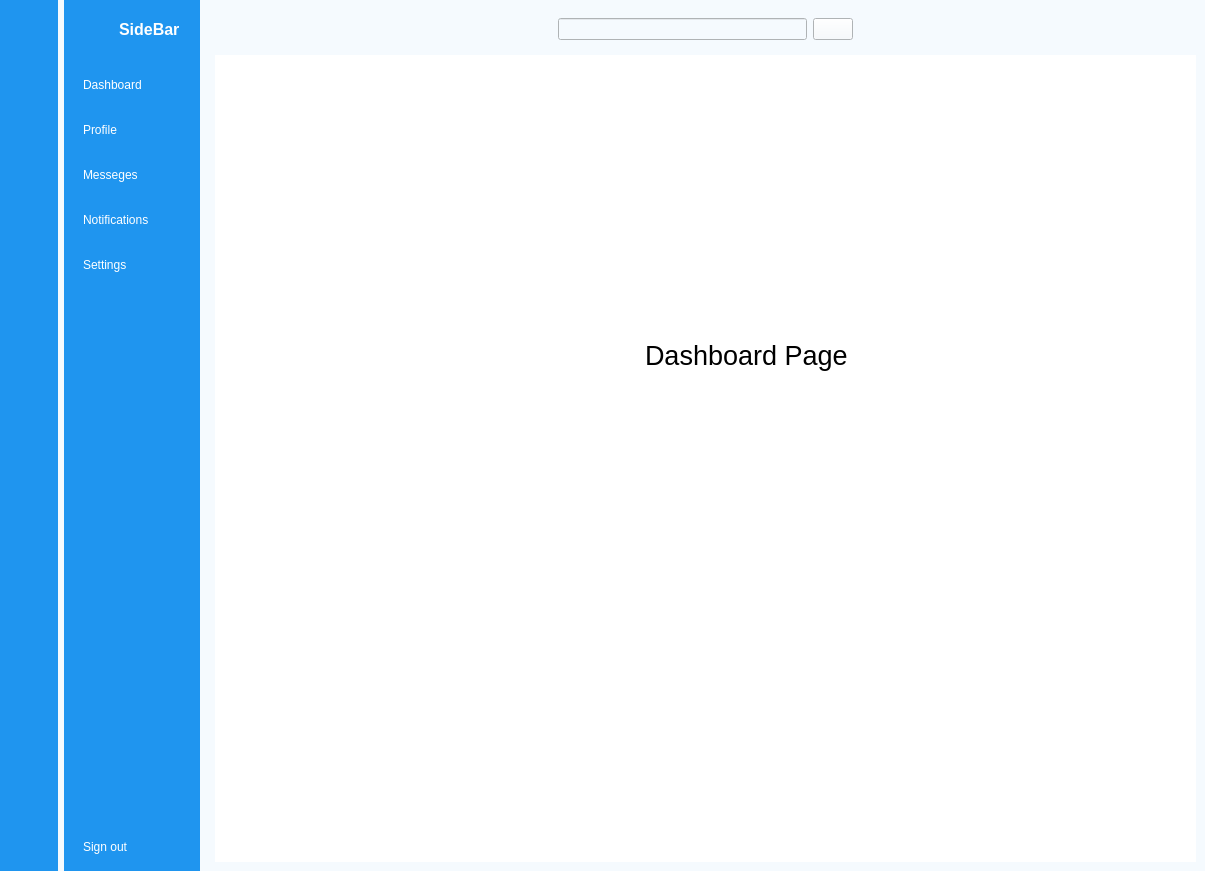
<?xml version="1.0" encoding="UTF-8"?>
<ui version="4.0">
 <class>MainWindow</class>
 <widget class="QMainWindow" name="MainWindow">
  <property name="geometry">
   <rect>
    <x>0</x>
    <y>0</y>
    <width>1205</width>
    <height>871</height>
   </rect>
  </property>
  <property name="windowTitle">
   <string>MainWindow</string>
  </property>
  <property name="styleSheet">
   <string notr="true">background-color: rgb(245, 250, 254);</string>
  </property>
  <widget class="QWidget" name="centralwidget">
   <layout class="QGridLayout" name="gridLayout">
    <property name="leftMargin">
     <number>0</number>
    </property>
    <property name="topMargin">
     <number>0</number>
    </property>
    <property name="rightMargin">
     <number>0</number>
    </property>
    <property name="bottomMargin">
     <number>0</number>
    </property>
    <property name="spacing">
     <number>6</number>
    </property>
    <item row="0" column="0">
     <widget class="QWidget" name="icon_only_widget" native="true">
      <property name="styleSheet">
       <string notr="true">QWidget{
	background-color: rgb(31, 149, 239);
}

QPushButton{
	color: white;
	height: 30px;
	border: none;
	border-radius: 10px;
}

QPushButton:checked{
	background-color: rgb(245, 250, 254);
	color: #1F95EF;
	font-weight: bold;
}</string>
      </property>
      <layout class="QVBoxLayout" name="verticalLayout_3">
       <item>
        <layout class="QHBoxLayout" name="horizontalLayout_3">
         <item>
          <widget class="QLabel" name="label">
           <property name="minimumSize">
            <size>
             <width>40</width>
             <height>40</height>
            </size>
           </property>
           <property name="maximumSize">
            <size>
             <width>40</width>
             <height>40</height>
            </size>
           </property>
           <property name="text">
            <string/>
           </property>
           <property name="pixmap">
            <pixmap resource="resource.qrc">:/images/profile_pic.png</pixmap>
           </property>
           <property name="scaledContents">
            <bool>true</bool>
           </property>
          </widget>
         </item>
        </layout>
       </item>
       <item>
        <layout class="QVBoxLayout" name="verticalLayout">
         <property name="spacing">
          <number>15</number>
         </property>
         <property name="topMargin">
          <number>15</number>
         </property>
         <item>
          <widget class="QPushButton" name="dashboard_1">
           <property name="text">
            <string/>
           </property>
           <property name="icon">
            <iconset resource="resource.qrc">
             <normaloff>:/images/dashboard_white.png</normaloff>
             <normalon>:/images/dashboard.png</normalon>:/images/dashboard_white.png</iconset>
           </property>
           <property name="checkable">
            <bool>true</bool>
           </property>
           <property name="autoExclusive">
            <bool>true</bool>
           </property>
          </widget>
         </item>
         <item>
          <widget class="QPushButton" name="profile_1">
           <property name="text">
            <string/>
           </property>
           <property name="icon">
            <iconset resource="resource.qrc">
             <normaloff>:/images/profile_white.png</normaloff>
             <normalon>:/images/profile.png</normalon>:/images/profile_white.png</iconset>
           </property>
           <property name="checkable">
            <bool>true</bool>
           </property>
           <property name="autoExclusive">
            <bool>true</bool>
           </property>
          </widget>
         </item>
         <item>
          <widget class="QPushButton" name="messeges_1">
           <property name="text">
            <string/>
           </property>
           <property name="icon">
            <iconset resource="resource.qrc">
             <normaloff>:/images/messages_white.png</normaloff>
             <normalon>:/images/messages.png</normalon>:/images/messages_white.png</iconset>
           </property>
           <property name="checkable">
            <bool>true</bool>
           </property>
           <property name="autoExclusive">
            <bool>true</bool>
           </property>
          </widget>
         </item>
         <item>
          <widget class="QPushButton" name="notifications_1">
           <property name="text">
            <string/>
           </property>
           <property name="icon">
            <iconset resource="resource.qrc">
             <normaloff>:/images/notifications_white.png</normaloff>
             <normalon>:/images/notifications.png</normalon>:/images/notifications_white.png</iconset>
           </property>
           <property name="checkable">
            <bool>true</bool>
           </property>
           <property name="autoExclusive">
            <bool>true</bool>
           </property>
          </widget>
         </item>
         <item>
          <widget class="QPushButton" name="settings_1">
           <property name="text">
            <string/>
           </property>
           <property name="icon">
            <iconset resource="resource.qrc">
             <normaloff>:/images/settings_white.png</normaloff>
             <normalon>:/images/settings.png</normalon>:/images/settings_white.png</iconset>
           </property>
           <property name="checkable">
            <bool>true</bool>
           </property>
           <property name="autoExclusive">
            <bool>true</bool>
           </property>
          </widget>
         </item>
        </layout>
       </item>
       <item>
        <spacer name="verticalSpacer">
         <property name="orientation">
          <enum>Qt::Vertical</enum>
         </property>
         <property name="sizeHint" stdset="0">
          <size>
           <width>20</width>
           <height>534</height>
          </size>
         </property>
        </spacer>
       </item>
       <item>
        <widget class="QPushButton" name="pushButton_6">
         <property name="text">
          <string/>
         </property>
         <property name="icon">
          <iconset resource="resource.qrc">
           <normaloff>:/images/log_out_white.png</normaloff>:/images/log_out_white.png</iconset>
         </property>
         <property name="checkable">
          <bool>true</bool>
         </property>
        </widget>
       </item>
      </layout>
     </widget>
    </item>
    <item row="0" column="1">
     <widget class="QWidget" name="icon_name_widget" native="true">
      <property name="styleSheet">
       <string notr="true">QWidget{
	background-color: rgb(31, 149, 239);
	color: white;
}

QPushButton{
	color: white;
	text-align: left;
	height: 30px;
	border: none;
	padding-left: 10px;
	border-top-left-radius: 10px;
	border-bottom-left-radius: 10px;
}

QPushButton:checked{
	
	background-color: rgb(245, 250, 254);
	color: #1F95EF;
	font-weight: bold;
}</string>
      </property>
      <layout class="QVBoxLayout" name="verticalLayout_4">
       <property name="rightMargin">
        <number>0</number>
       </property>
       <item>
        <layout class="QHBoxLayout" name="horizontalLayout_2">
         <property name="rightMargin">
          <number>20</number>
         </property>
         <item>
          <widget class="QLabel" name="label_2">
           <property name="minimumSize">
            <size>
             <width>40</width>
             <height>40</height>
            </size>
           </property>
           <property name="maximumSize">
            <size>
             <width>40</width>
             <height>40</height>
            </size>
           </property>
           <property name="text">
            <string/>
           </property>
           <property name="pixmap">
            <pixmap resource="resource.qrc">:/images/profile_pic.png</pixmap>
           </property>
           <property name="scaledContents">
            <bool>true</bool>
           </property>
          </widget>
         </item>
         <item>
          <widget class="QLabel" name="label_3">
           <property name="font">
            <font>
             <pointsize>12</pointsize>
             <weight>75</weight>
             <bold>true</bold>
            </font>
           </property>
           <property name="text">
            <string>SideBar</string>
           </property>
          </widget>
         </item>
        </layout>
       </item>
       <item>
        <layout class="QVBoxLayout" name="verticalLayout_2">
         <property name="spacing">
          <number>15</number>
         </property>
         <property name="topMargin">
          <number>15</number>
         </property>
         <item>
          <widget class="QPushButton" name="dashboard_2">
           <property name="text">
            <string>Dashboard</string>
           </property>
           <property name="icon">
            <iconset resource="resource.qrc">
             <normaloff>:/images/dashboard_white.png</normaloff>
             <normalon>:/images/dashboard.png</normalon>:/images/dashboard_white.png</iconset>
           </property>
           <property name="checkable">
            <bool>true</bool>
           </property>
           <property name="autoExclusive">
            <bool>true</bool>
           </property>
          </widget>
         </item>
         <item>
          <widget class="QPushButton" name="profile_2">
           <property name="text">
            <string>Profile</string>
           </property>
           <property name="icon">
            <iconset resource="resource.qrc">
             <normaloff>:/images/profile_white.png</normaloff>
             <normalon>:/images/profile.png</normalon>:/images/profile_white.png</iconset>
           </property>
           <property name="checkable">
            <bool>true</bool>
           </property>
           <property name="autoExclusive">
            <bool>true</bool>
           </property>
          </widget>
         </item>
         <item>
          <widget class="QPushButton" name="messeges_2">
           <property name="text">
            <string>Messeges</string>
           </property>
           <property name="icon">
            <iconset resource="resource.qrc">
             <normaloff>:/images/messages_white.png</normaloff>
             <normalon>:/images/messages.png</normalon>:/images/messages_white.png</iconset>
           </property>
           <property name="checkable">
            <bool>true</bool>
           </property>
           <property name="autoExclusive">
            <bool>true</bool>
           </property>
          </widget>
         </item>
         <item>
          <widget class="QPushButton" name="notifications_2">
           <property name="text">
            <string>Notifications</string>
           </property>
           <property name="icon">
            <iconset resource="resource.qrc">
             <normaloff>:/images/notifications_white.png</normaloff>
             <normalon>:/images/notifications.png</normalon>:/images/notifications_white.png</iconset>
           </property>
           <property name="checkable">
            <bool>true</bool>
           </property>
           <property name="autoExclusive">
            <bool>true</bool>
           </property>
          </widget>
         </item>
         <item>
          <widget class="QPushButton" name="settings_2">
           <property name="text">
            <string>Settings</string>
           </property>
           <property name="icon">
            <iconset resource="resource.qrc">
             <normaloff>:/images/settings_white.png</normaloff>
             <normalon>:/images/settings.png</normalon>:/images/settings_white.png</iconset>
           </property>
           <property name="checkable">
            <bool>true</bool>
           </property>
           <property name="autoExclusive">
            <bool>true</bool>
           </property>
          </widget>
         </item>
        </layout>
       </item>
       <item>
        <spacer name="verticalSpacer_2">
         <property name="orientation">
          <enum>Qt::Vertical</enum>
         </property>
         <property name="sizeHint" stdset="0">
          <size>
           <width>20</width>
           <height>534</height>
          </size>
         </property>
        </spacer>
       </item>
       <item>
        <widget class="QPushButton" name="pushButton_7">
         <property name="text">
          <string>Sign out</string>
         </property>
         <property name="icon">
          <iconset resource="resource.qrc">
           <normaloff>:/images/log_out_white.png</normaloff>:/images/log_out_white.png</iconset>
         </property>
         <property name="checkable">
          <bool>true</bool>
         </property>
        </widget>
       </item>
      </layout>
     </widget>
    </item>
    <item row="0" column="2">
     <widget class="QWidget" name="main_menu" native="true">
      <layout class="QVBoxLayout" name="verticalLayout_5">
       <item>
        <widget class="QWidget" name="widget" native="true">
         <layout class="QHBoxLayout" name="horizontalLayout_4">
          <item>
           <widget class="QPushButton" name="menu">
            <property name="styleSheet">
             <string notr="true">border: none;</string>
            </property>
            <property name="text">
             <string/>
            </property>
            <property name="icon">
             <iconset resource="resource.qrc">
              <normaloff>:/images/menu.png</normaloff>:/images/menu.png</iconset>
            </property>
            <property name="iconSize">
             <size>
              <width>20</width>
              <height>20</height>
             </size>
            </property>
            <property name="checkable">
             <bool>true</bool>
            </property>
           </widget>
          </item>
          <item>
           <spacer name="horizontalSpacer_2">
            <property name="orientation">
             <enum>Qt::Horizontal</enum>
            </property>
            <property name="sizeHint" stdset="0">
             <size>
              <width>294</width>
              <height>20</height>
             </size>
            </property>
           </spacer>
          </item>
          <item>
           <layout class="QHBoxLayout" name="horizontalLayout">
            <item>
             <widget class="QLineEdit" name="lineEdit"/>
            </item>
            <item>
             <widget class="QPushButton" name="pushButton_14">
              <property name="text">
               <string/>
              </property>
              <property name="icon">
               <iconset resource="resource.qrc">
                <normaloff>:/images/search.png</normaloff>:/images/search.png</iconset>
              </property>
             </widget>
            </item>
           </layout>
          </item>
          <item>
           <spacer name="horizontalSpacer">
            <property name="orientation">
             <enum>Qt::Horizontal</enum>
            </property>
            <property name="sizeHint" stdset="0">
             <size>
              <width>294</width>
              <height>20</height>
             </size>
            </property>
           </spacer>
          </item>
          <item>
           <widget class="QPushButton" name="pushButton_15">
            <property name="styleSheet">
             <string notr="true">border: none;</string>
            </property>
            <property name="text">
             <string/>
            </property>
            <property name="icon">
             <iconset resource="resource.qrc">
              <normaloff>:/images/image.png</normaloff>:/images/image.png</iconset>
            </property>
           </widget>
          </item>
         </layout>
        </widget>
       </item>
       <item>
        <widget class="QStackedWidget" name="header_widget">
         <property name="styleSheet">
          <string notr="true">background-color: rgb(255, 255, 255);</string>
         </property>
         <widget class="QWidget" name="dashboard_page">
          <widget class="QLabel" name="label_5">
           <property name="geometry">
            <rect>
             <x>430</x>
             <y>240</y>
             <width>361</width>
             <height>121</height>
            </rect>
           </property>
           <property name="font">
            <font>
             <pointsize>20</pointsize>
            </font>
           </property>
           <property name="text">
            <string>Dashboard Page</string>
           </property>
          </widget>
         </widget>
         <widget class="QWidget" name="profile_page">
          <widget class="QLabel" name="label_6">
           <property name="geometry">
            <rect>
             <x>340</x>
             <y>280</y>
             <width>361</width>
             <height>121</height>
            </rect>
           </property>
           <property name="font">
            <font>
             <pointsize>20</pointsize>
            </font>
           </property>
           <property name="text">
            <string>Profile Page</string>
           </property>
          </widget>
         </widget>
         <widget class="QWidget" name="messeges_page">
          <widget class="QLabel" name="label_7">
           <property name="geometry">
            <rect>
             <x>360</x>
             <y>240</y>
             <width>361</width>
             <height>121</height>
            </rect>
           </property>
           <property name="font">
            <font>
             <pointsize>20</pointsize>
            </font>
           </property>
           <property name="text">
            <string>Messeges Page</string>
           </property>
          </widget>
         </widget>
         <widget class="QWidget" name="notifications_page">
          <widget class="QLabel" name="label_8">
           <property name="geometry">
            <rect>
             <x>360</x>
             <y>290</y>
             <width>361</width>
             <height>121</height>
            </rect>
           </property>
           <property name="font">
            <font>
             <pointsize>20</pointsize>
            </font>
           </property>
           <property name="text">
            <string>Notification Page</string>
           </property>
          </widget>
         </widget>
         <widget class="QWidget" name="settings_page">
          <widget class="QLabel" name="label_4">
           <property name="geometry">
            <rect>
             <x>330</x>
             <y>260</y>
             <width>361</width>
             <height>121</height>
            </rect>
           </property>
           <property name="font">
            <font>
             <pointsize>20</pointsize>
            </font>
           </property>
           <property name="text">
            <string>Settings Page</string>
           </property>
          </widget>
         </widget>
        </widget>
       </item>
      </layout>
     </widget>
    </item>
   </layout>
  </widget>
 </widget>
 <resources>
  <include location="resource.qrc"/>
 </resources>
 <connections>
  <connection>
   <sender>menu</sender>
   <signal>toggled(bool)</signal>
   <receiver>icon_only_widget</receiver>
   <slot>setHidden(bool)</slot>
   <hints>
    <hint type="sourcelabel">
     <x>250</x>
     <y>31</y>
    </hint>
    <hint type="destinationlabel">
     <x>59</x>
     <y>379</y>
    </hint>
   </hints>
  </connection>
  <connection>
   <sender>menu</sender>
   <signal>toggled(bool)</signal>
   <receiver>icon_name_widget</receiver>
   <slot>setVisible(bool)</slot>
   <hints>
    <hint type="sourcelabel">
     <x>240</x>
     <y>30</y>
    </hint>
    <hint type="destinationlabel">
     <x>204</x>
     <y>477</y>
    </hint>
   </hints>
  </connection>
  <connection>
   <sender>settings_1</sender>
   <signal>toggled(bool)</signal>
   <receiver>settings_2</receiver>
   <slot>setChecked(bool)</slot>
   <hints>
    <hint type="sourcelabel">
     <x>37</x>
     <y>262</y>
    </hint>
    <hint type="destinationlabel">
     <x>149</x>
     <y>265</y>
    </hint>
   </hints>
  </connection>
  <connection>
   <sender>notifications_1</sender>
   <signal>toggled(bool)</signal>
   <receiver>notifications_2</receiver>
   <slot>setChecked(bool)</slot>
   <hints>
    <hint type="sourcelabel">
     <x>30</x>
     <y>223</y>
    </hint>
    <hint type="destinationlabel">
     <x>132</x>
     <y>225</y>
    </hint>
   </hints>
  </connection>
  <connection>
   <sender>messeges_1</sender>
   <signal>toggled(bool)</signal>
   <receiver>messeges_2</receiver>
   <slot>setChecked(bool)</slot>
   <hints>
    <hint type="sourcelabel">
     <x>34</x>
     <y>173</y>
    </hint>
    <hint type="destinationlabel">
     <x>119</x>
     <y>174</y>
    </hint>
   </hints>
  </connection>
  <connection>
   <sender>profile_1</sender>
   <signal>toggled(bool)</signal>
   <receiver>profile_2</receiver>
   <slot>setChecked(bool)</slot>
   <hints>
    <hint type="sourcelabel">
     <x>34</x>
     <y>137</y>
    </hint>
    <hint type="destinationlabel">
     <x>126</x>
     <y>139</y>
    </hint>
   </hints>
  </connection>
  <connection>
   <sender>dashboard_1</sender>
   <signal>toggled(bool)</signal>
   <receiver>dashboard_2</receiver>
   <slot>setChecked(bool)</slot>
   <hints>
    <hint type="sourcelabel">
     <x>29</x>
     <y>85</y>
    </hint>
    <hint type="destinationlabel">
     <x>95</x>
     <y>88</y>
    </hint>
   </hints>
  </connection>
  <connection>
   <sender>dashboard_2</sender>
   <signal>toggled(bool)</signal>
   <receiver>dashboard_1</receiver>
   <slot>setChecked(bool)</slot>
   <hints>
    <hint type="sourcelabel">
     <x>193</x>
     <y>82</y>
    </hint>
    <hint type="destinationlabel">
     <x>27</x>
     <y>76</y>
    </hint>
   </hints>
  </connection>
  <connection>
   <sender>profile_2</sender>
   <signal>toggled(bool)</signal>
   <receiver>profile_1</receiver>
   <slot>setChecked(bool)</slot>
   <hints>
    <hint type="sourcelabel">
     <x>184</x>
     <y>136</y>
    </hint>
    <hint type="destinationlabel">
     <x>38</x>
     <y>123</y>
    </hint>
   </hints>
  </connection>
  <connection>
   <sender>messeges_2</sender>
   <signal>toggled(bool)</signal>
   <receiver>messeges_1</receiver>
   <slot>setChecked(bool)</slot>
   <hints>
    <hint type="sourcelabel">
     <x>174</x>
     <y>168</y>
    </hint>
    <hint type="destinationlabel">
     <x>34</x>
     <y>177</y>
    </hint>
   </hints>
  </connection>
  <connection>
   <sender>notifications_2</sender>
   <signal>toggled(bool)</signal>
   <receiver>notifications_1</receiver>
   <slot>setChecked(bool)</slot>
   <hints>
    <hint type="sourcelabel">
     <x>165</x>
     <y>215</y>
    </hint>
    <hint type="destinationlabel">
     <x>31</x>
     <y>211</y>
    </hint>
   </hints>
  </connection>
  <connection>
   <sender>settings_2</sender>
   <signal>toggled(bool)</signal>
   <receiver>settings_1</receiver>
   <slot>setChecked(bool)</slot>
   <hints>
    <hint type="sourcelabel">
     <x>181</x>
     <y>260</y>
    </hint>
    <hint type="destinationlabel">
     <x>32</x>
     <y>257</y>
    </hint>
   </hints>
  </connection>
  <connection>
   <sender>pushButton_6</sender>
   <signal>toggled(bool)</signal>
   <receiver>MainWindow</receiver>
   <slot>close()</slot>
   <hints>
    <hint type="sourcelabel">
     <x>28</x>
     <y>845</y>
    </hint>
    <hint type="destinationlabel">
     <x>97</x>
     <y>888</y>
    </hint>
   </hints>
  </connection>
  <connection>
   <sender>pushButton_7</sender>
   <signal>toggled(bool)</signal>
   <receiver>MainWindow</receiver>
   <slot>close()</slot>
   <hints>
    <hint type="sourcelabel">
     <x>101</x>
     <y>850</y>
    </hint>
    <hint type="destinationlabel">
     <x>158</x>
     <y>890</y>
    </hint>
   </hints>
  </connection>
 </connections>
</ui>
